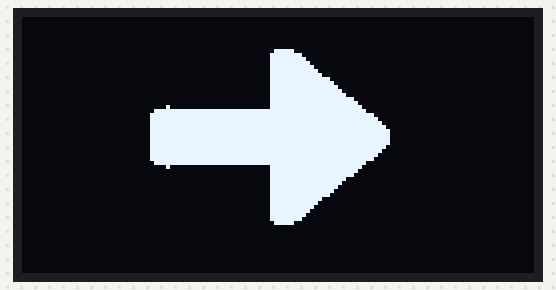
Bench run of a sketch on a simulated ESP8266 (NodeMCU). Shown: 128×64 one-colour display.

Above: at 0.1 s.

The sketch:

OLED.ino
```cpp
// (licence header left out)
// Incluir a biblioteca de exibicao correta
// Para uma conexão via I2C usando biblioteca Wire do SSD130611
#include "SSD1306Wire.h" // legacy include: `#include "SSD1306.h"`
// Possue as definicoes binarias das imagens a serem mostradas
#include "images.h"

#define SDA_PIN 5
#define SCL_PIN 4
#define ENDERECO_I2C 0x3C

SSD1306Wire  display(ENDERECO_I2C, SDA_PIN, SCL_PIN); // SDA, SCL

void desenhaSetaHorizontal(char o) {
  display.resetDisplay();
  //display.resetOrientation();
  //if (o == 'd') display.flipScreenVertically();
  display.drawXbm((128 - setaHorizontalWidth) / 2 , 0 , setaHorizontalWidth, setaHorizontalHeight, setaHorizontal);
  display.display();
  //display.resetOrientation();
}

void desenhaSetaVertical(char o) {
  display.resetDisplay();
  display.resetOrientation();
  if (o == 'b') display.mirrorScreen();
  display.drawXbm((128 - setaVerticalWidth) / 2 , 0 , setaVerticalWidth, setaVerticalHeight, setaVertical);
  display.display();
}

void desenhaSetaCima(char o) {
  display.resetDisplay();
  display.resetOrientation();
  if (o == 'd') display.flipScreenVertically();
  display.drawXbm((128 - setaCimaWidth) / 2 , 0 , setaCimaWidth, setaCimaHeight, setaCima);
  display.display();
  display.resetOrientation();
}

void desenhaSetaBaixo(char o) {
  display.resetDisplay();
  display.resetOrientation();
  if (o == 'd') display.flipScreenVertically();
  display.drawXbm((128 - setaBaixoWidth) / 2 , 0 , setaBaixoWidth, setaBaixoHeight, setaBaixo);
  display.display();
  display.resetOrientation();
}

void setup() {
  // Inverte os bytes para correta visualizacao do mapa de bits

  for (int i = 0; i < setaHorizontalWidth * setaHorizontalHeight / 8 ; i++) {
    setaHorizontal[i] = flipByte(setaHorizontal[i]);
  }
  for (int i = 0; i < setaVerticalWidth * setaVerticalHeight / 8 ; i++) {
    setaVertical[i] = flipByte(setaVertical[i]);
  }
  for (int i = 0; i < setaBaixoWidth * setaBaixoHeight / 8 ; i++) {
    setaBaixo[i] = flipByte(setaBaixo[i]);
  }
  for (int i = 0; i < setaCimaWidth * setaCimaHeight / 8 ; i++) {
    setaCima[i] = flipByte(setaCima[i]);
  }
  display.init();

}

void loop() {
  // Desenha setas em intervalos regulares
  int tempo = 10000;
  desenhaSetaHorizontal('d');
  delay(tempo);
  //desenhaSetaBaixo('d');
  //delay(tempo);
  //desenhaSetaVertical('b');
  //delay(tempo);
  //desenhaSetaBaixo('e');
  //delay(tempo);
  desenhaSetaHorizontal('e');
  delay(tempo);
  //desenhaSetaCima('e');
  //delay(tempo);
  //desenhaSetaVertical('c');
  //delay(tempo);
  //desenhaSetaCima('d');
  //delay(tempo);
}
```

Source omitted: images.h (data table, 10829 bytes)
